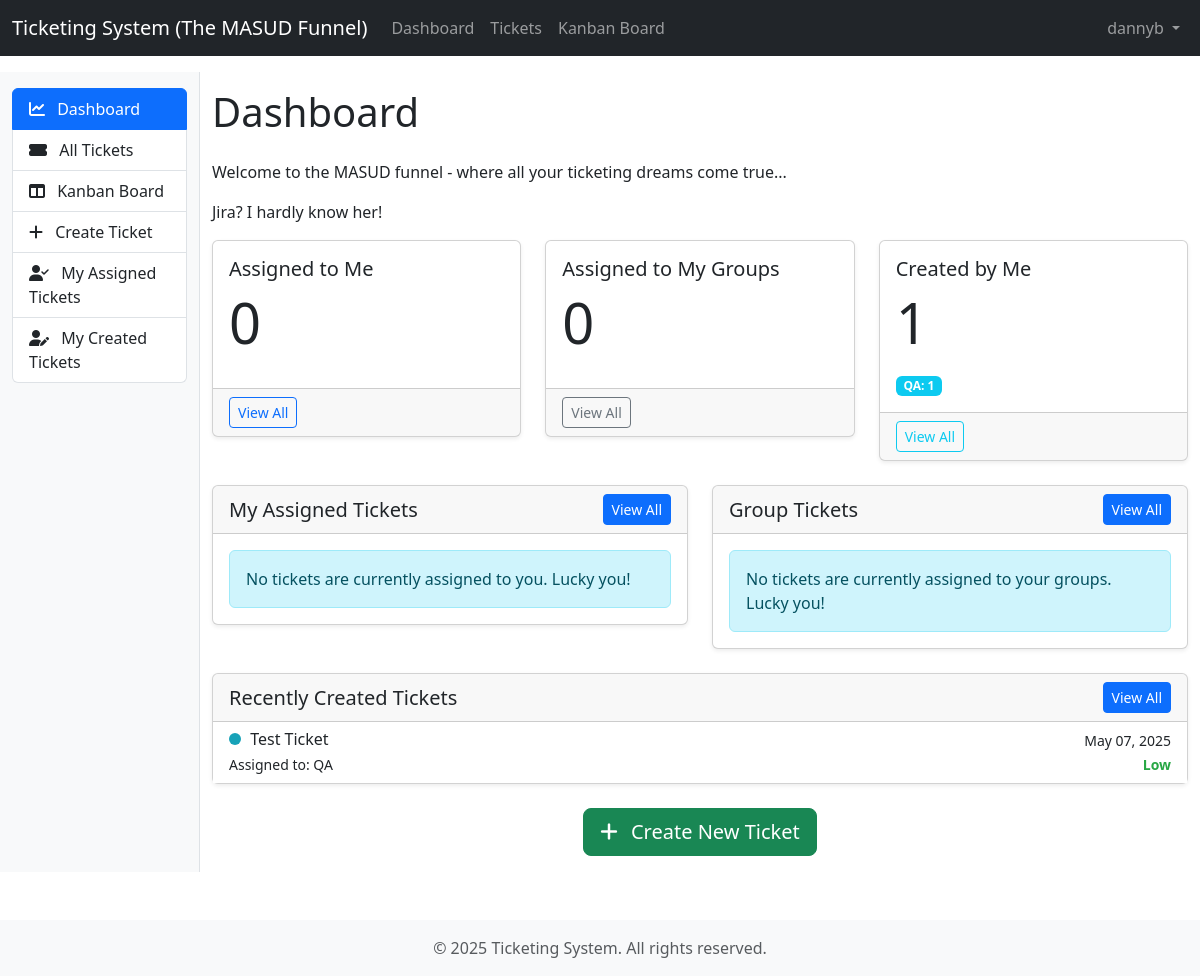
Screenshot of / (signed in) with the database file from the repository.
### users/models.py (models this page shows, shortened)
class User(AbstractUser):
    bio = models.TextField(blank=True)
    profile_picture = models.ImageField(upload_to='profile_pictures/', blank=True, null=True)

### tickets/models.py (models this page shows, shortened)
class TicketStatus(models.Model):
    name = models.CharField(max_length=100, unique=True)
    description = models.TextField(blank=True)
    color = models.CharField(max_length=20, help_text="Color code for UI display (e.g., #FF0000)")
    order = models.PositiveIntegerField(default=0, help_text="Display order in lists")
    class Meta:
        ordering = ['order']
        verbose_name_plural = 'Ticket statuses'

class Ticket(models.Model):
    title = models.CharField(max_length=200)
    description = models.TextField()
    created_by = models.ForeignKey(User, on_delete=models.CASCADE, related_name='created_tickets')
    assigned_to = models.ForeignKey(User, on_delete=models.SET_NULL, null=True, blank=True, related_name='assigned_tickets')
    assigned_group = models.ForeignKey(Group, on_delete=models.SET_NULL, null=True, blank=True, related_name='assigned_tickets')
    status = models.ForeignKey(TicketStatus, on_delete=models.SET_NULL, null=True, related_name='tickets')
    priority = models.ForeignKey(TicketPriority, on_delete=models.SET_NULL, null=True, related_name='tickets')
    type = models.ForeignKey(TicketType, on_delete=models.SET_NULL, null=True, related_name='tickets')
    category = models.ForeignKey(TicketCategory, on_delete=models.SET_NULL, null=True, blank=True, related_name='tickets')
    requestor = models.ForeignKey(TicketRequestor, on_delete=models.SET_NULL, null=True, blank=True, related_name='tickets')
    key_stakeholders = models.TextField(blank=True)
    created_at = models.DateTimeField(auto_now_add=True)
    updated_at = models.DateTimeField(auto_now=True)
    due_date = models.DateTimeField(null=True, blank=True)
    class Meta:
        ordering = ['-updated_at']

class TicketPriority(models.Model):
    name = models.CharField(max_length=100, unique=True)
    description = models.TextField(blank=True)
    color = models.CharField(max_length=20, help_text="Color code for UI display (e.g., #FF0000)")
    order = models.PositiveIntegerField(default=0, help_text="Display order in lists")
    class Meta:
        ordering = ['order']
        verbose_name_plural = 'Ticket priorities'

### tickets/views.py (the view)
# urls.py: path('', views.dashboard, name='dashboard'),
@login_required
def dashboard(request):
    user = request.user
    user_groups = user.groups.all()
    assigned_tickets = Ticket.objects.filter(assigned_to=user)
    group_tickets = Ticket.objects.filter(assigned_group__in=user_groups).exclude(assigned_to=user)
    created_tickets = Ticket.objects.filter(created_by=user)
    status_counts = {
        'assigned': {},
        'group': {},
        'created': {}
    }
    for status in TicketStatus.objects.all():
        status_counts['assigned'][status.name] = assigned_tickets.filter(status=status).count()
        status_counts['group'][status.name] = group_tickets.filter(status=status).count()
        status_counts['created'][status.name] = created_tickets.filter(status=status).count()
    context = {
        'assigned_tickets': assigned_tickets.order_by('-updated_at')[:5],
        'group_tickets': group_tickets.order_by('-updated_at')[:5],
        'created_tickets': created_tickets.order_by('-updated_at')[:5],
        'status_counts': status_counts,
        'total_assigned': assigned_tickets.count(),
        'total_group': group_tickets.count(),
        'total_created': created_tickets.count(),
    }
    return render(request, 'tickets/dashboard.html', context)

### templates/tickets/dashboard.html (shortened to what this page needs)
{% extends 'base.html' %}
{% block content %}
<h1 class="mb-4">Dashboard</h1>
<p>Welcome to the MASUD funnel - where all your ticketing dreams come true...</p>
<p>Jira? I hardly know her!</p>
<div class="row mb-4">
    <div class="col-md-4">
        <div class="card shadow-sm">
            <div class="card-body">
                <h5 class="card-title">Assigned to Me</h5>
                <h2 class="display-4">{{ total_assigned }}</h2>
            </div>
            <div class="card-footer">
                <a href="{% url 'ticket-list' %}?assigned_to_me=true" class="btn btn-sm btn-outline-primary">View All</a>
            </div>
        </div>
    </div>
    <div class="col-md-4">
        <div class="card shadow-sm">
            <div class="card-body">
                <h5 class="card-title">Assigned to My Groups</h5>
                <h2 class="display-4">{{ total_group }}</h2>
            </div>
            <div class="card-footer">
                <a href="{% url 'ticket-list' %}?assigned_group=my" class="btn btn-sm btn-outline-secondary">View All</a>
            </div>
        </div>
    </div>
    <div class="col-md-4">
        <div class="card shadow-sm">
            <div class="card-body">
                <h5 class="card-title">Created by Me</h5>
                <h2 class="display-4">{{ total_created }}</h2>
                <div class="mt-3">
                    {% for status_name, count in status_counts.created.items %}
                    {% if count > 0 %}
                    <span class="badge bg-info me-2">{{ status_name }}: {{ count }}</span>
                    {% endif %}
                    {% endfor %}
                </div>
            </div>
            <div class="card-footer">
                <a href="{% url 'ticket-list' %}?created_by_me=true" class="btn btn-sm btn-outline-info">View All</a>
            </div>
        </div>
    </div>
</div>
<div class="row">
    <div class="col-md-6">
        <div class="card shadow-sm mb-4">
            <div class="card-header d-flex justify-content-between align-items-center">
                <h5 class="mb-0">My Assigned Tickets</h5>
                <a href="{% url 'ticket-list' %}?assigned_to_me=true" class="btn btn-sm btn-primary">View All</a>
            </div>
            <div class="card-body p-0">
                {% if assigned_tickets %}
                <div class="list-group list-group-flush">
                    {% for ticket in assigned_tickets %}
                    <a href="{% url 'ticket-detail' ticket.pk %}" class="list-group-item list-group-item-action">
                        <div class="d-flex w-100 justify-content-between">
                            <h6 class="mb-1">
                                {% if ticket.status %}
                                <span class="ticket-status" style="background-color: {{ ticket.status.color }};"></span>
                                {% endif %}
                                {{ ticket.title }}
                            </h6>
                            <small>{{ ticket.updated_at|date:"M d, Y" }}</small>
                        </div>
                        <div class="d-flex justify-content-between">
                            <small>Created by: {{ ticket.created_by.username }}</small>
                            {% if ticket.priority %}
                            <small class="ticket-priority" style="color: {{ ticket.priority.color }};">{{ ticket.priority.name }}</small>
                            {% endif %}
                        </div>
                    </a>
                    {% endfor %}
                </div>
                {% else %}
                <div class="alert alert-info m-3">No tickets are currently assigned to you. Lucky you!</div>
                {% endif %}
            </div>
        </div>
    </div>
    <div class="col-md-6">
        <div class="card shadow-sm mb-4">
            <div class="card-header d-flex justify-content-between align-items-center">
                <h5 class="mb-0">Group Tickets</h5>
                <a href="{% url 'ticket-list' %}?assigned_group=my" class="btn btn-sm btn-primary">View All</a>
            </div>
            <div class="card-body p-0">
                {% if group_tickets %}
                <div class="list-group list-group-flush">
                    {% for ticket in group_tickets %}
                    <a href="{% url 'ticket-detail' ticket.pk %}" class="list-group-item list-group-item-action">
                        <div class="d-flex w-100 justify-content-between">
                            <h6 class="mb-1">
                                {% if ticket.status %}
                                <span class="ticket-status" style="background-color: {{ ticket.status.color }};"></span>
                                {% endif %}
                                {{ ticket.title }}
                            </h6>
                            <small>{{ ticket.updated_at|date:"M d, Y" }}</small>
                        </div>
                        <div class="d-flex justify-content-between">
                            <small>Assigned to: {{ ticket.assigned_group.name }}</small>
                            {% if ticket.priority %}
                            <small class="ticket-priority" style="color: {{ ticket.priority.color }};">{{ ticket.priority.name }}</small>
                            {% endif %}
                        </div>
                    </a>
                    {% endfor %}
                </div>
                {% else %}
                <div class="alert alert-info m-3">No tickets are currently assigned to your groups. Lucky you!</div>
                {% endif %}
            </div>
        </div>
    </div>
</div>
<div class="row">
    <div class="col-12">
        <div class="card shadow-sm">
            <div class="card-header d-flex justify-content-between align-items-center">
                <h5 class="mb-0">Recently Created Tickets</h5>
                <a href="{% url 'ticket-list' %}?created_by_me=true" class="btn btn-sm btn-primary">View All</a>
            </div>
            <div class="card-body p-0">
                {% if created_tickets %}
                <div class="list-group list-group-flush">
                    {% for ticket in created_tickets %}
                    <a href="{% url 'ticket-detail' ticket.pk %}" class="list-group-item list-group-item-action">
                        <div class="d-flex w-100 justify-content-between">
                            <h6 class="mb-1">
                                {% if ticket.status %}
                                <span class="ticket-status" style="background-color: {{ ticket.status.color }};"></span>
                                {% endif %}
                                {{ ticket.title }}
                            </h6>
                            <small>{{ ticket.updated_at|date:"M d, Y" }}</small>
                        </div>
                        <div class="d-flex justify-content-between">
                            <small>
                                {% if ticket.assigned_to %}
                                Assigned to: {{ ticket.assigned_to.username }}
                                {% elif ticket.assigned_group %}
                                Assigned to: {{ ticket.assigned_group.name }}
                                {% else %}
                                Unassigned
                                {% endif %}
                            </small>
                            {% if ticket.priority %}
                            <small class="ticket-priority" style="color: {{ ticket.priority.color }};">{{ ticket.priority.name }}</small>
                            {% endif %}
                        </div>
                    </a>
                    {% endfor %}
                </div>
                {% else %}
                <div class="alert alert-info m-3">You haven't created any tickets yet. Why not?</div>
                {% endif %}
            </div>
        </div>
    </div>
</div>
<div class="text-center mt-4">
    <a href="{% url 'ticket-create' %}" class="btn btn-success btn-lg">
        <i class="fas fa-plus me-2"></i> Create New Ticket
    </a>
</div>
{% endblock %}

### templates/base.html (shortened to what this page needs)
<!DOCTYPE html>
<html lang="en">
<head>
    <link href="https://cdn.jsdelivr.net/npm/bootstrap@5.3.0/dist/css/bootstrap.min.css" rel="stylesheet">
    <link rel="stylesheet" href="https://cdnjs.cloudflare.com/ajax/libs/font-awesome/6.4.0/css/all.min.css">
</head>
<body>
    <nav class="navbar navbar-expand-lg navbar-dark bg-dark">
        <div class="container-fluid">
            <a class="navbar-brand" href="{% url 'dashboard' %}">Ticketing System (The MASUD Funnel)</a>
            <div class="collapse navbar-collapse" id="navbarNav">
                <ul class="navbar-nav me-auto">
                    <li class="nav-item">
                        <a class="nav-link" href="{% url 'dashboard' %}">Dashboard</a>
                    </li>
                    <li class="nav-item">
                        <a class="nav-link" href="{% url 'ticket-list' %}">Tickets</a>
                    </li>
                    <li class="nav-item">
                        <a class="nav-link" href="{% url 'ticket-kanban' %}">Kanban Board</a>
                    </li>
                </ul>
                {% if user.is_authenticated %}
                <ul class="navbar-nav">
                    <li class="nav-item dropdown">
                        <a class="nav-link dropdown-toggle" href="#" id="userDropdown" role="button" data-bs-toggle="dropdown">
                            {{ user.username }}
                        </a>
                    </li>
                </ul>
                {% endif %}
            </div>
        </div>
    </nav>
    <div class="container-fluid mt-3">
        <div class="row">
            {% if user.is_authenticated %}
            <div class="col-md-2 d-none d-md-block sidebar py-3">
                <div class="list-group">
                    <a href="{% url 'dashboard' %}" class="list-group-item list-group-item-action {% if request.resolver_match.url_name == 'dashboard' %}active{% endif %}">
                        <i class="fas fa-chart-line me-2"></i> Dashboard
                    </a>
                    <a href="{% url 'ticket-list' %}" class="list-group-item list-group-item-action {% if request.resolver_match.url_name == 'ticket-list' %}active{% endif %}">
                        <i class="fas fa-ticket-alt me-2"></i> All Tickets
                    </a>
                    <a href="{% url 'ticket-kanban' %}" class="list-group-item list-group-item-action {% if request.resolver_match.url_name == 'ticket-kanban' %}active{% endif %}">
                        <i class="fas fa-columns me-2"></i> Kanban Board
                    </a>
                    <a href="{% url 'ticket-create' %}" class="list-group-item list-group-item-action {% if request.resolver_match.url_name == 'ticket-create' %}active{% endif %}">
                        <i class="fas fa-plus me-2"></i> Create Ticket
                    </a>
                    <a href="{% url 'ticket-list' %}?assigned_to_me=true" class="list-group-item list-group-item-action">
                        <i class="fas fa-user-check me-2"></i> My Assigned Tickets
                    </a>
                    <a href="{% url 'ticket-list' %}?created_by_me=true" class="list-group-item list-group-item-action">
                        <i class="fas fa-user-edit me-2"></i> My Created Tickets
                    </a>
                </div>
            </div>
            <div class="col-md-10 col-sm-12">
            {% else %}
            <div class="col-12">
            {% endif %}
                <div class="my-3">
                    {% block content %}{% endblock %}
                </div>
            </div>
        </div>
    </div>
    <footer class="footer mt-5 py-3 bg-light">
        <div class="container text-center">
            <span class="text-muted">© {% now "Y" %} Ticketing System. All rights reserved.</span>
        </div>
    </footer>
</body>
</html>

### templates/base.html (style rules this page uses)
.sidebar { min-height: calc(100vh - 56px); background-color: #f8f9fa; border-right: 1px solid #dee2e6; }
.ticket-status { display: inline-block; width: 12px; height: 12px; border-radius: 50%; margin-right: 5px; }
.ticket-priority { font-weight: bold; }

### rows the page displays
User: username "dannyb"
TicketStatus: created "QA"
Ticket: title "Test Ticket", updated_at "May 07, 2025", assigned_group.name "QA", priority.name "Low"

### other values shown
{{ total_assigned }} "0"
{{ total_group }} "0"
{{ total_created }} "1"
{{ count }} "1"
